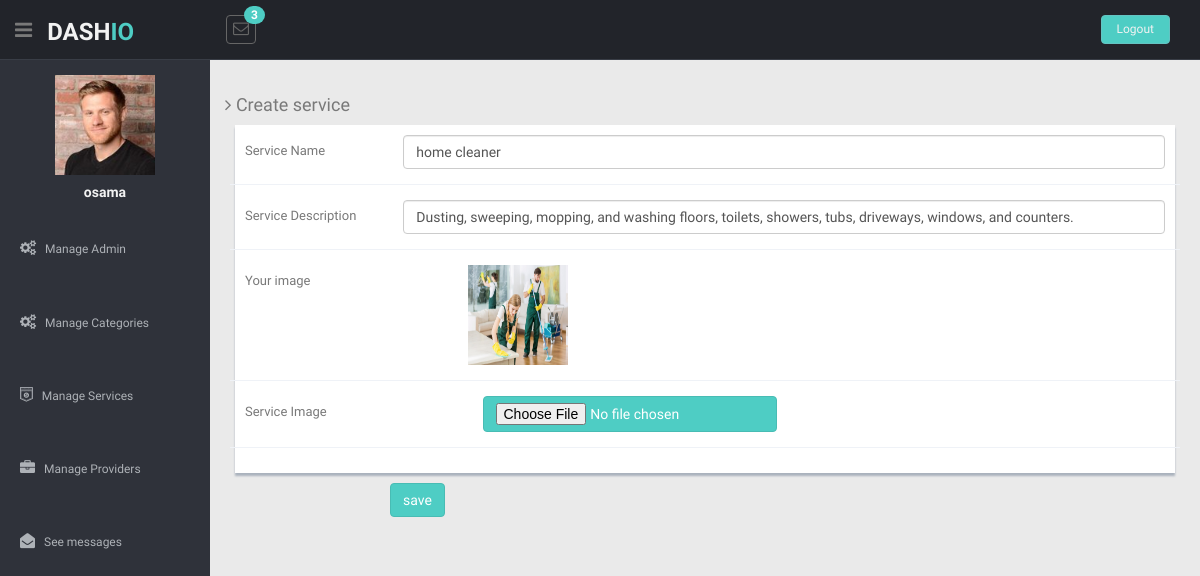
The app's page /admin/edit_service.php?ser_id=20 (signed in) with its own data.
### tables this page shows
CREATE TABLE `service` (
  `ser_id` int(3) NOT NULL,
  `ser_name` varchar(255) NOT NULL,
  `ser_desc` varchar(255) NOT NULL,
  `ser_image` varchar(255) NOT NULL,
  `cat_id` int(3) NOT NULL
);

### admin/edit_service.php (the view, shortened to what this page needs)
<?php
include("../includes/connection.php");
include("../includes/admin_header.php");
?>
<section id="main-content">
	<section class="wrapper">
		<div class="row mt">
			<div class="col-lg-12">
				<h4><i class="fa fa-angle-right"></i> Create service</h4>
				<div class="form-panel">
					<form class="form-horizontal style-form" action="" method="post" enctype="multipart/form-data">
						<?php
						$query  = "SELECT * FROM service WHERE ser_id = {$_GET['ser_id']}";
						$result = mysqli_query($conn,$query);
						$row    = mysqli_fetch_assoc($result);
						 ?>
						<div class="form-group ">
							<label class="col-lg-2 control-label">Service Name</label>
							<div class="col-lg-10">
								<input type="text" placeholder="" id="f-name" class="form-control" name="ser_name" value="<?php echo $row['ser_name'] ?>">
							</div>
						</div>
						<div class="form-group ">
							<label class="col-lg-2 control-label">Service Description</label>
							<div class="col-lg-10">
								<input type="text" placeholder="" id="desc" class="form-control" name="ser_desc" value="<?php echo $row['ser_desc'] ?>">
							</div>
						</div>
						<div class="form-group ">
							<label class="control-label col-md-3">Your image</label>
							<?php
							$imageurl = $row['ser_image'];
							echo "<img  src= 'upload/$imageurl' alt='your image'  width='100' height='100'/>";
							?>
						</div>
						<div class="form-group ">
							<label class="control-label col-md-3">Service Image </label>
							<div class="col-md-9">
										<input type="file" name="ser_image" class="btn btn-theme" />
									</div>
								</div>
							</div>
						</div>
						<div class="form-group">
							<div class="col-lg-offset-2 col-lg-10">
								<button class="btn btn-theme" type="submit" name="edit">save</button>
							</div>
						</div>
				</div>
	</section>
</section>

### includes/admin_header.php (shortened to what this page needs)
<?php
include_once('connection.php');
        $q = "SELECT * FROM admin WHERE admin_id={$_SESSION['admin_id']}";
        $result = mysqli_query($conn,$q);
        $row = mysqli_fetch_assoc($result);
?>
<!DOCTYPE html>
<html lang="en">
<head>
  <link href="lib/bootstrap/css/bootstrap.min.css" rel="stylesheet">
  <link href="lib/font-awesome/css/font-awesome.css" rel="stylesheet" />
  <link rel="stylesheet" type="text/css" href="css/zabuto_calendar.css">
  <link rel="stylesheet" type="text/css" href="lib/gritter/css/jquery.gritter.css" />
  <link href="css/style.css" rel="stylesheet">
  <link href="css/style-responsive.css" rel="stylesheet">
</head>
<body>
  <section id="container">
    <header class="header black-bg">
      <div class="sidebar-toggle-box">
        <div class="fa fa-bars tooltips" data-placement="right" data-original-title="Toggle Navigation"></div>
      </div>
      <a href="#" class="logo"><b>DASH<span>IO</span></b></a>
      <div class="nav notify-row" id="top_menu">
            <ul class="nav top-menu">
              <li id="header_inbox_bar" class="dropdown" >
                <a  class="dropdown-toggle" href="messages.php">
                  <i class="fa fa-envelope-o"></i>
                  <span class="badge bg-theme">
                    <?php
                        $q1 = "SELECT COUNT(*) c FROM contact_admin WHERE  admin_id={$_SESSION['admin_id']}";
                        $result1 = mysqli_query($conn,$q1);
                        $row1 = mysqli_fetch_assoc($result1);
                        echo $row1['c'];
                       ?>
                    </span>
                </a>
              </li>
            </ul>
          </div>
      <div class="top-menu">
        <ul class="nav pull-right top-menu">
          <li><a class="logout" href="admin_logout.php">Logout</a></li>
        </ul>
      </div>
    </header>
    <aside>
      <div id="sidebar" class="nav-collapse ">
        <ul class="sidebar-menu" id="nav-accordion">
          <p class="centered"><a href="#"> <?php  echo " <img src='../admin/upload/{$row['admin_image']}' width='100' height='100'>"; ?> </a></p>
          <h5 class="centered"><?php  echo $row['fullname'];  ?></h5>
           <li class="mt">
            <a href="manage_admin.php">
             <i class="fa fa-cogs"></i>
              <span>Manage Admin</span>
              </a>
          </li>
           <li class="mt">
            <a href="manage_category.php">
             <i class="fa fa-cogs"></i>
              <span>Manage Categories</span>
              </a>
          </li>
           <li class="mt">
            <a href="manage_service.php">
             <i class="fa fa-shirtsinbulk"></i>
              <span>Manage Services</span>
              </a>
          </li>
          <li class="mt">
            <a href="manage_provider.php">
             <i class="fa fa-briefcase"></i>
              <span>Manage Providers</span>
              </a>
          </li>
          <li class="mt">
            <a href="messages.php">
             <i class="fa fa-envelope-open"></i>
              <span>See messages</span>
              </a>
          </li>
        </ul>
      </div>
    </aside>

### admin/css/style.css (style rules this page uses)
body { color: #797979; background: #eaeaea; font-family: 'Ruda', sans-serif; padding: 0px !important; margin: 0px !important; font-size:13px; }
ul li { list-style: none; }
a, a:hover, a:focus { text-decoration: none; outline: none; }
#container { width: 100%; height: 100%; }
.bg-theme { background-color: #4ECDC4; }
.btn-theme { color: #fff; background-color: #4ECDC4; border-color: #48bcb4; }
.centered { text-align: center; }
.mt { margin-top: 25px; }
ul.top-menu > li > .logout { color: #f2f2f2; font-size: 12px; border-radius: 4px; -webkit-border-radius: 4px; border: 1px solid #64c3c2 !important; padding: 5px 15px; margin-right: 15px; background: #4ECDC4; margin-top: 15px; }
#sidebar { width: 210px; height: 100%; position: fixed; background: #2f323a; }
#sidebar h5 { color: #f2f2f2; font-weight: 700; }
#sidebar ul li { position: relative; }
ul.sidebar-menu , ul.sidebar-menu li ul.sub { margin: -2px 0 0; padding: 0; }
ul.sidebar-menu { margin-top: 75px; }
ul.sidebar-menu li { margin-bottom: 5px; margin-left:10px; margin-right:10px; }
ul.sidebar-menu li a span { display: inline-block; }
ul.sidebar-menu li a { color: #aeb2b7; text-decoration: none; display: block; padding: 15px 0 15px 10px; font-size: 12px; outline: none; -webkit-transition: all 0.3s ease; -moz-transition: all 0.3s ease; -o-transition: all 0.3s ease; -ms-transition: all 0.3s ease; transition: all 0.3s ease; }
ul.sidebar-menu li a i { font-size: 15px; padding-right: 6px; }
#main-content { margin-left: 210px; }
.header, .footer { min-height: 60px; padding: 0 15px; }
.header { position: fixed; left: 0; right: 0; z-index: 1002; }
.black-bg { background: #22242a; border-bottom: 1px solid #393d46; }
.wrapper { display: inline-block; margin-top: 60px; padding-left: 15px; padding-right: 15px; padding-bottom: 15px; padding-top: 0px; width: 100%; }
a.logo { font-size: 24px; color: #f2f2f2; float: left; margin-top: 15px; text-transform: uppercase; }
a.logo b { font-weight: 900; }
a.logo span { color: #4ECDC4; }
#top_menu .nav > li, ul.top-menu > li { float: left; }
.notify-row { float: left; margin-top: 15px; margin-left: 92px; }
ul.top-menu > li > a { color: #666666; font-size: 16px; border-radius: 4px; -webkit-border-radius: 4px; border:1px solid #666666 !important; padding: 2px 6px; margin-right: 15px; }
.notify-row .badge { position: absolute; right: -10px; top: -10px; z-index: 100; }
.sidebar-toggle-box { float: left; padding-right: 15px; margin-top: 20px; }
.sidebar-toggle-box .fa-bars { cursor: pointer; display: inline-block; font-size: 20px; }
.form-panel { background: #ffffff; margin: 10px; padding: 10px; box-shadow: 0px 3px 2px #aab2bd; text-align: left; }
label { font-weight: 400; }
.form-horizontal.style-form .form-group { border-bottom: 1px solid #eff2f7; padding-bottom: 15px; margin-bottom: 15px; }
@media (min-width: 768px) { .form-horizontal .control-label { text-align: left; } }

### records on screen
service: ser_name "home cleaner", ser_desc "Dusting, sweeping, mopping, and washing floors, toilets, showers, tubs, driveways, windows, and counters.", ser_image (picture)

### other values on screen
$row1['c'] "3"
$row['fullname'] "osama"
